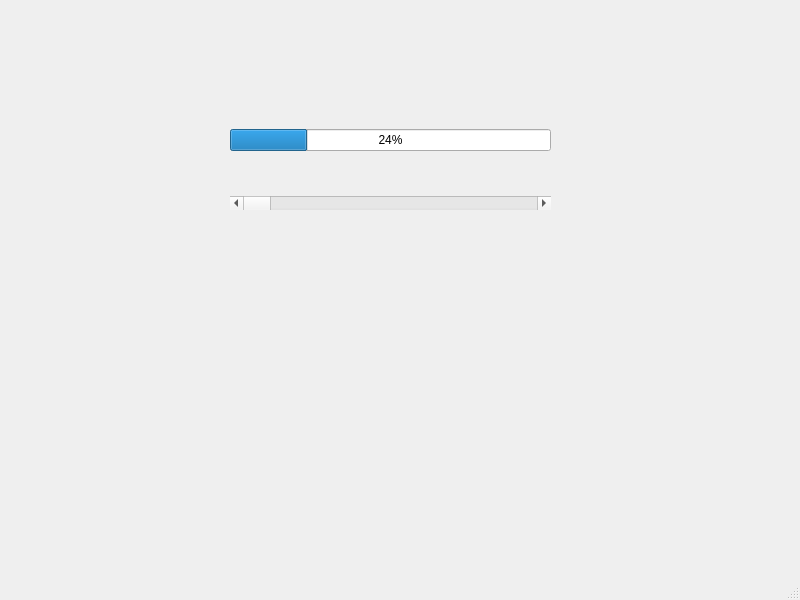
<?xml version="1.0" encoding="UTF-8"?>
<ui version="4.0">
 <class>MainWindow</class>
 <widget class="QMainWindow" name="MainWindow">
  <property name="geometry">
   <rect>
    <x>0</x>
    <y>0</y>
    <width>800</width>
    <height>600</height>
   </rect>
  </property>
  <property name="windowTitle">
   <string>MainWindow</string>
  </property>
  <widget class="QWidget" name="centralwidget">
   <widget class="QWidget" name="">
    <property name="geometry">
     <rect>
      <x>230</x>
      <y>90</y>
      <width>321</width>
      <height>161</height>
     </rect>
    </property>
    <layout class="QVBoxLayout" name="verticalLayout">
     <item>
      <widget class="QProgressBar" name="progressBar">
       <property name="value">
        <number>24</number>
       </property>
      </widget>
     </item>
     <item>
      <widget class="QScrollBar" name="horizontalScrollBar">
       <property name="orientation">
        <enum>Qt::Horizontal</enum>
       </property>
      </widget>
     </item>
    </layout>
   </widget>
  </widget>
  <widget class="QMenuBar" name="menubar">
   <property name="geometry">
    <rect>
     <x>0</x>
     <y>0</y>
     <width>800</width>
     <height>26</height>
    </rect>
   </property>
  </widget>
  <widget class="QStatusBar" name="statusbar"/>
 </widget>
 <resources/>
 <connections>
  <connection>
   <sender>progressBar</sender>
   <signal>valueChanged(int)</signal>
   <receiver>horizontalScrollBar</receiver>
   <slot>setValue(int)</slot>
   <hints>
    <hint type="sourcelabel">
     <x>398</x>
     <y>173</y>
    </hint>
    <hint type="destinationlabel">
     <x>366</x>
     <y>225</y>
    </hint>
   </hints>
  </connection>
  <connection>
   <sender>horizontalScrollBar</sender>
   <signal>sliderMoved(int)</signal>
   <receiver>progressBar</receiver>
   <slot>setValue(int)</slot>
   <hints>
    <hint type="sourcelabel">
     <x>324</x>
     <y>223</y>
    </hint>
    <hint type="destinationlabel">
     <x>317</x>
     <y>172</y>
    </hint>
   </hints>
  </connection>
 </connections>
</ui>
